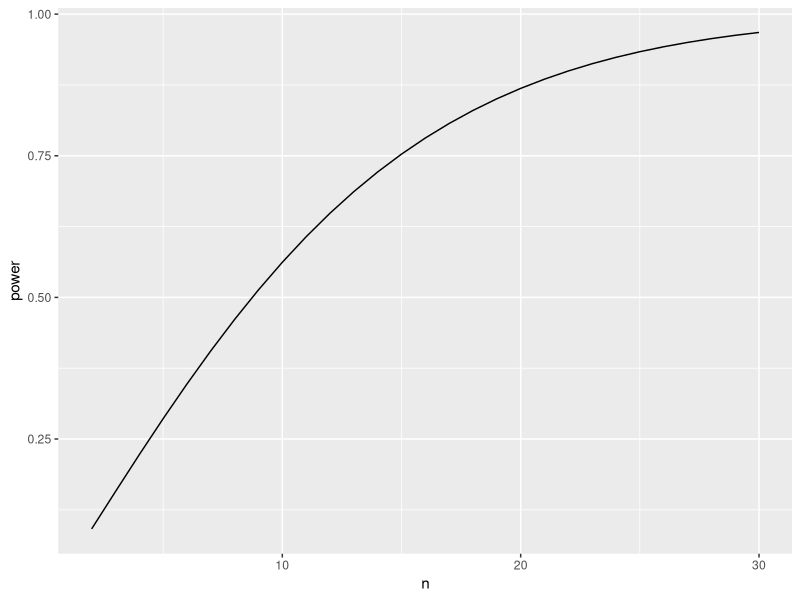

Write R code to recreate this figure.
# r2py crawler metadata
# package: broom
# source_type: rd_example
# topic: tidy.power.htest.Rd
# source_file: C:\Users\bened\AppData\Local\R\win-library\4.5\broom\help
# lines: 11

suppressPackageStartupMessages(library(broom))
if (rlang::is_installed("ggplot2")) withAutoprint({ # examplesIf

ptt <- power.t.test(n = 2:30, delta = 1)
tidy(ptt)

library(ggplot2)

ggplot(tidy(ptt), aes(n, power)) +
  geom_line()
}) # examplesIf
